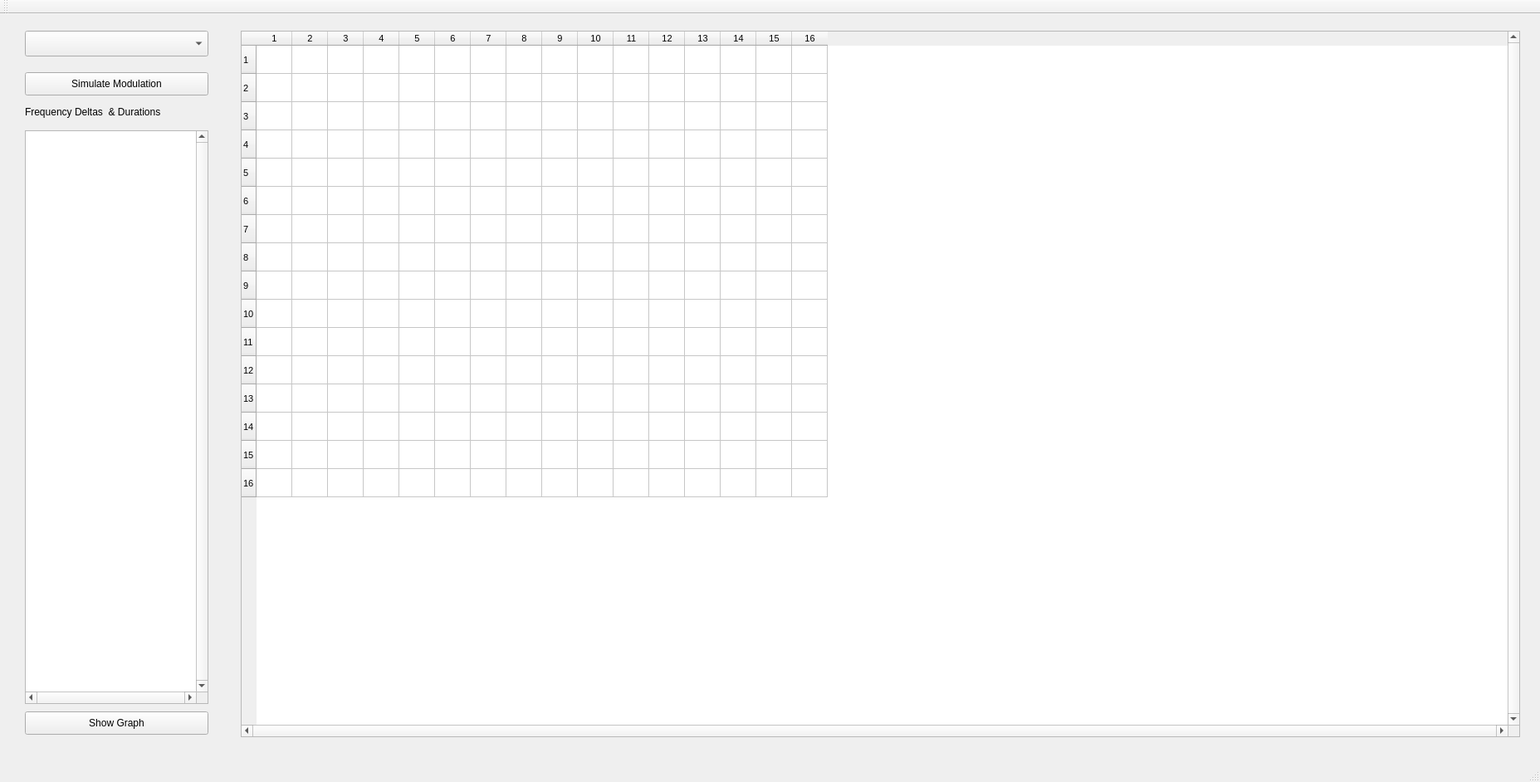
<?xml version="1.0" encoding="UTF-8"?>
<ui version="4.0">
 <class>MainWindow</class>
 <widget class="QMainWindow" name="MainWindow">
  <property name="geometry">
   <rect>
    <x>0</x>
    <y>0</y>
    <width>1855</width>
    <height>942</height>
   </rect>
  </property>
  <property name="windowTitle">
   <string>MoDetect - Automatic Mode Detection - Concept Demo</string>
  </property>
  <widget class="QWidget" name="centralWidget">
   <widget class="QTableWidget" name="tableWidget">
    <property name="geometry">
     <rect>
      <x>290</x>
      <y>20</y>
      <width>1541</width>
      <height>851</height>
     </rect>
    </property>
    <property name="font">
     <font>
      <pointsize>8</pointsize>
     </font>
    </property>
    <property name="verticalScrollBarPolicy">
     <enum>Qt::ScrollBarAlwaysOn</enum>
    </property>
    <property name="horizontalScrollBarPolicy">
     <enum>Qt::ScrollBarAlwaysOn</enum>
    </property>
    <property name="sizeAdjustPolicy">
     <enum>QAbstractScrollArea::AdjustIgnored</enum>
    </property>
    <property name="autoScrollMargin">
     <number>8</number>
    </property>
    <property name="alternatingRowColors">
     <bool>false</bool>
    </property>
    <property name="selectionMode">
     <enum>QAbstractItemView::NoSelection</enum>
    </property>
    <property name="wordWrap">
     <bool>false</bool>
    </property>
    <property name="rowCount">
     <number>16</number>
    </property>
    <property name="columnCount">
     <number>16</number>
    </property>
    <attribute name="horizontalHeaderDefaultSectionSize">
     <number>43</number>
    </attribute>
    <attribute name="verticalHeaderDefaultSectionSize">
     <number>34</number>
    </attribute>
    <row/>
    <row/>
    <row/>
    <row/>
    <row/>
    <row/>
    <row/>
    <row/>
    <row/>
    <row/>
    <row/>
    <row/>
    <row/>
    <row/>
    <row/>
    <row/>
    <column/>
    <column/>
    <column/>
    <column/>
    <column/>
    <column/>
    <column/>
    <column/>
    <column/>
    <column/>
    <column/>
    <column/>
    <column/>
    <column/>
    <column/>
    <column/>
   </widget>
   <widget class="QComboBox" name="comboModeSel">
    <property name="geometry">
     <rect>
      <x>30</x>
      <y>20</y>
      <width>221</width>
      <height>31</height>
     </rect>
    </property>
    <property name="currentText">
     <string/>
    </property>
   </widget>
   <widget class="QPushButton" name="pushSimulate">
    <property name="geometry">
     <rect>
      <x>30</x>
      <y>70</y>
      <width>221</width>
      <height>28</height>
     </rect>
    </property>
    <property name="text">
     <string>Simulate Modulation</string>
    </property>
   </widget>
   <widget class="QListWidget" name="listWidget">
    <property name="geometry">
     <rect>
      <x>30</x>
      <y>140</y>
      <width>221</width>
      <height>691</height>
     </rect>
    </property>
    <property name="verticalScrollBarPolicy">
     <enum>Qt::ScrollBarAlwaysOn</enum>
    </property>
    <property name="horizontalScrollBarPolicy">
     <enum>Qt::ScrollBarAlwaysOn</enum>
    </property>
   </widget>
   <widget class="QLabel" name="label">
    <property name="geometry">
     <rect>
      <x>30</x>
      <y>110</y>
      <width>211</width>
      <height>16</height>
     </rect>
    </property>
    <property name="font">
     <font>
      <pointsize>9</pointsize>
     </font>
    </property>
    <property name="text">
     <string>Frequency Deltas  &amp; Durations</string>
    </property>
   </widget>
   <widget class="QPushButton" name="pushShowGraph">
    <property name="geometry">
     <rect>
      <x>30</x>
      <y>840</y>
      <width>221</width>
      <height>28</height>
     </rect>
    </property>
    <property name="text">
     <string>Show Graph</string>
    </property>
   </widget>
  </widget>
  <widget class="QMenuBar" name="menuBar">
   <property name="geometry">
    <rect>
     <x>0</x>
     <y>0</y>
     <width>1855</width>
     <height>26</height>
    </rect>
   </property>
  </widget>
  <widget class="QToolBar" name="mainToolBar">
   <attribute name="toolBarArea">
    <enum>TopToolBarArea</enum>
   </attribute>
   <attribute name="toolBarBreak">
    <bool>false</bool>
   </attribute>
  </widget>
  <widget class="QStatusBar" name="statusBar"/>
 </widget>
 <layoutdefault spacing="6" margin="11"/>
 <resources/>
 <connections/>
</ui>
